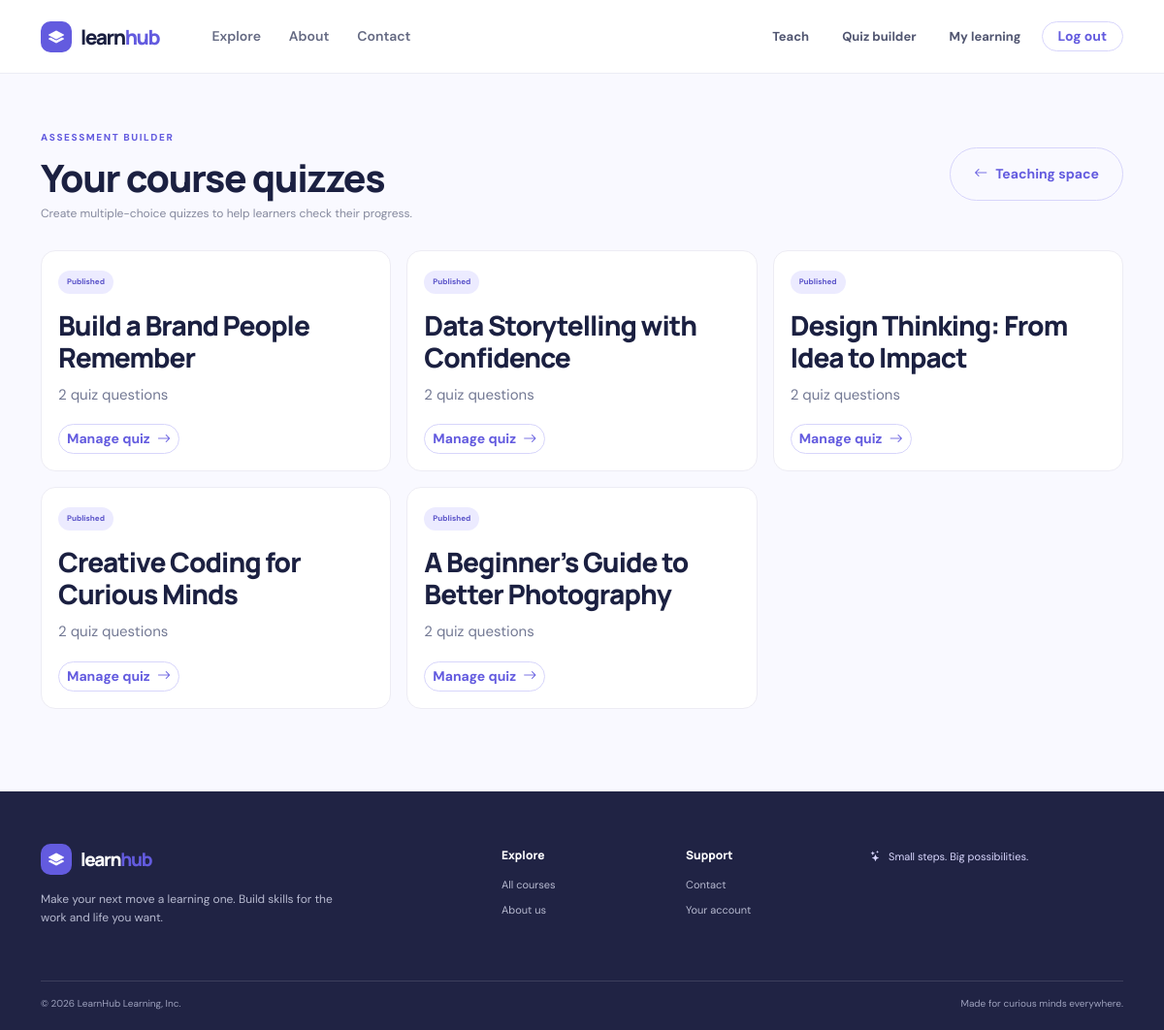
The app's page /instructor-quiz.php (signed in) with its own data.
### tables this page shows
CREATE TABLE IF NOT EXISTS courses (
    id BIGINT UNSIGNED AUTO_INCREMENT PRIMARY KEY,
    instructor_id BIGINT UNSIGNED NOT NULL,
    category_id BIGINT UNSIGNED NOT NULL,
    title VARCHAR(180) NOT NULL,
    slug VARCHAR(210) NOT NULL UNIQUE,
    short_description VARCHAR(300) NOT NULL,
    description TEXT NOT NULL,
    image_url VARCHAR(500) NULL,
    price DECIMAL(10, 2) NOT NULL DEFAULT 0.00,
    level ENUM('beginner', 'intermediate', 'advanced') NOT NULL DEFAULT 'beginner',
    rating DECIMAL(3, 2) NOT NULL DEFAULT 5.00,
    status ENUM('draft', 'published') NOT NULL DEFAULT 'draft',
    created_at TIMESTAMP NOT NULL DEFAULT CURRENT_TIMESTAMP,
    updated_at TIMESTAMP NOT NULL DEFAULT CURRENT_TIMESTAMP ON UPDATE CURRENT_TIMESTAMP,
    CONSTRAINT fk_courses_instructor FOREIGN KEY (instructor_id) REFERENCES users(id) ON DELETE RESTRICT,
    CONSTRAINT fk_courses_category FOREIGN KEY (category_id) REFERENCES categories(id) ON DELETE RESTRICT,
    INDEX idx_courses_status_category (status, category_id),
    INDEX idx_courses_level (level),
    FULLTEXT INDEX ft_courses_search (title, short_description, description)
);

### functions.php (called while the page is built, shortened)
<?php
function e(?string $value): string
{
    return htmlspecialchars($value ?? '', ENT_QUOTES | ENT_SUBSTITUTE, 'UTF-8');
}
function url(string $path = ''): string
{
    return BASE_URL . ($path !== '' ? '/' . ltrim($path, '/') : '');
}

### instructor-quiz.php (the view, shortened to what this page needs)
<?php
require_once __DIR__ . '/includes/functions.php';
$instructor = require_role('instructor');
$pdo = db();
$courseId = filter_input(INPUT_GET, 'course_id', FILTER_VALIDATE_INT)
    ?: (filter_input(INPUT_POST, 'course_id', FILTER_VALIDATE_INT) ?: 0);
if ($courseId > 0) {
    $ownedCourse = $pdo->prepare('SELECT id, title FROM courses WHERE id = ? AND instructor_id = ?');
    $ownedCourse->execute([$courseId, $instructor['id']]);
    $course = $ownedCourse->fetch();
    if (!$course) {
        http_response_code(404);
        $pageTitle = 'Course not found';
        require __DIR__ . '/includes/header.php';
        echo '<section class="section-space"><div class="container empty-state"><i class="bi bi-patch-question"></i><h1>Course not found</h1><a class="btn btn-primary rounded-pill" href="' . e(url('instructor-quiz.php')) . '">Back to quiz builder</a></div></section>';
        require __DIR__ . '/includes/footer.php';
        exit;
    }
    if ($_SERVER['REQUEST_METHOD'] === 'POST') {
        verify_csrf();
        $action = (string) ($_POST['action'] ?? '');
        if ($action === 'delete_question') {
            $questionId = filter_input(INPUT_POST, 'question_id', FILTER_VALIDATE_INT) ?: 0;
            $delete = $pdo->prepare('DELETE FROM quiz_questions WHERE id = ? AND course_id = ?');
            $delete->execute([$questionId, $courseId]);
            if ($delete->rowCount() > 0) {
                flash('success', 'Quiz question removed.');
                redirect('instructor-quiz.php?course_id=' . $courseId);
            }
            $error = 'That question could not be found in this course.';
        } elseif ($action === 'add_question') {
            $question = trim((string) ($_POST['question_text'] ?? ''));
            $options = [];
            foreach (['a', 'b', 'c', 'd'] as $option) {
                $options[$option] = trim((string) ($_POST['option_' . $option] ?? ''));
            }
            $correctOption = (string) ($_POST['correct_option'] ?? '');
            $optionsValid = true;
            foreach ($options as $optionText) {
                if ($optionText === '' || mb_strlen($optionText) > 500) {
                    $optionsValid = false;
                    break;
                }
            }
            if (mb_strlen($question) < 10 || mb_strlen($question) > 1000
                || !$optionsValid || !in_array($correctOption, ['a', 'b', 'c', 'd'], true)) {
                $error = 'Enter a question, four answers, and select the correct answer.';
            } else {
                $order = $pdo->prepare('SELECT COALESCE(MAX(sort_order), 0) + 1 FROM quiz_questions WHERE course_id = ?');
                $order->execute([$courseId]);
                $insert = $pdo->prepare(
                    'INSERT INTO quiz_questions
                        (course_id, question_text, option_a, option_b, option_c, option_d, correct_option, sort_order)
                     VALUES (?, ?, ?, ?, ?, ?, ?, ?)'
                );
                $insert->execute([
                    $courseId,
                    $question,
                    $options['a'],
                    $options['b'],
                    $options['c'],
                    $options['d'],
                    $correctOption,
                    $order->fetchColumn(),
                ]);
                flash('success', 'Quiz question added to your course.');
                redirect('instructor-quiz.php?course_id=' . $courseId);
            }
        } else {
            $error = 'That action is not available.';
        }
    }
    $questionQuery = $pdo->prepare(
        'SELECT id, question_text, option_a, option_b, option_c, option_d, correct_option
         FROM quiz_questions WHERE course_id = ? ORDER BY sort_order, id'
    );
    $questionQuery->execute([$courseId]);
    $questions = $questionQuery->fetchAll();
} else {
    $courseQuery = $pdo->prepare(
        'SELECT co.id, co.title, co.status,
                (SELECT COUNT(*) FROM quiz_questions q WHERE q.course_id = co.id) AS question_count
         FROM courses co WHERE co.instructor_id = ? ORDER BY co.created_at DESC'
    );
    $courseQuery->execute([$instructor['id']]);
    $courses = $courseQuery->fetchAll();
}
require __DIR__ . '/includes/header.php';
?>
<section class="dashboard-section"><div class="container">
    <?php if ($courseId === 0): ?>
        <div class="dashboard-welcome"><div><span class="section-kicker">ASSESSMENT BUILDER</span><h1>Your course quizzes</h1><p>Create multiple-choice quizzes to help learners check their progress.</p></div><a class="btn btn-outline-primary rounded-pill px-4 py-3" href="<?= e(url('instructor.php')) ?>"><i class="bi bi-arrow-left me-2"></i>Teaching space</a></div>
        <?php if ($courses): ?><div class="row g-3"><?php foreach ($courses as $item): ?><div class="col-md-6 col-lg-4"><article class="instructor-course-card h-100"><span class="role-badge <?= e($item['status']) ?>"><?= e(ucfirst($item['status'])) ?></span><h3 class="mt-3"><?= e($item['title']) ?></h3><p class="muted-copy"><?= (int) $item['question_count'] ?> quiz questions</p><a class="btn btn-outline-primary rounded-pill btn-sm" href="<?= e(url('instructor-quiz.php?course_id=' . (int) $item['id'])) ?>">Manage quiz <i class="bi bi-arrow-right ms-1"></i></a></article></div><?php endforeach; ?></div><?php else: ?><div class="empty-state"><i class="bi bi-journal-plus"></i><h2>Create a course to get started</h2><a class="btn btn-primary rounded-pill" href="<?= e(url('instructor.php')) ?>">Create course</a></div><?php endif; ?>
    <?php endif; ?>
</div></section>
<?php require __DIR__ . '/includes/footer.php'; ?>

### style.css (style rules this page uses)
:root { --ink: #1b2041; --muted: #737994; --primary: #635bdf; --primary-dark: #4e46c8; --lavender: #eeeefe; --surface: #f7f8ff; --line: #e9eaf2; --green: #2f9d79; --font-body: "DM Sans", sans-serif; --font-display: "Manrope", sans-serif; --shadow-card: 0 18px 50px rgba(37, 41, 90, .08); }
* { box-sizing: border-box; }
html { scroll-behavior: smooth; }
body { background: #fff; color: var(--ink); font-family: var(--font-body); font-size: 15px; line-height: 1.65; }
a { color: inherit; }
h1, h2, h3, h4, h5, h6 { color: var(--ink); font-family: var(--font-display); letter-spacing: -.035em; font-weight: 750; }
.btn { font-family: var(--font-body); font-weight: 700; font-size: 14px; transition: transform .2s ease, box-shadow .2s ease, background .2s ease; }
.btn-outline-primary { --bs-btn-color: var(--primary); --bs-btn-border-color: #d7d5fb; --bs-btn-hover-bg: var(--primary); --bs-btn-hover-border-color: var(--primary); --bs-btn-hover-color: #fff; --bs-btn-active-bg: var(--primary-dark); --bs-btn-active-border-color: var(--primary-dark); }
.section-kicker { color: var(--primary); display: inline-block; font-size: 10px; font-weight: 800; letter-spacing: .16em; line-height: 1.5; }
.muted-copy { color: var(--muted); line-height: 1.85; }
.dashboard-section { background: #f9f9ff; min-height: 70vh; padding: 52px 0 85px; }
.dashboard-welcome { align-items: center; display: flex; gap: 20px; justify-content: space-between; margin-bottom: 28px; }
.dashboard-welcome h1 { font-size: clamp(28px,4vw,39px); margin: 7px 0 4px; }
.dashboard-welcome p { color: #85899d; font-size: 12px; margin: 0; }
.role-badge { background: #ecebff; border-radius: 20px; color: #5c55ca; display: inline-block; font-size: 8px; font-weight: 800; padding: 5px 9px; }
.instructor-course-card { background: #fff; border: 1px solid #edecf4; border-radius: 15px; padding: 17px; }

### records on screen
courses: status "Published", title "Build a Brand People Remember", question_count "2"
courses: status "Published", title "Data Storytelling with Confidence", question_count "2"
courses: status "Published", title "Design Thinking: From Idea to Impact", question_count "2"
courses: status "Published", title "Creative Coding for Curious Minds", question_count "2"
courses: status "Published", title "A Beginner’s Guide to Better Photography", question_count "2"
